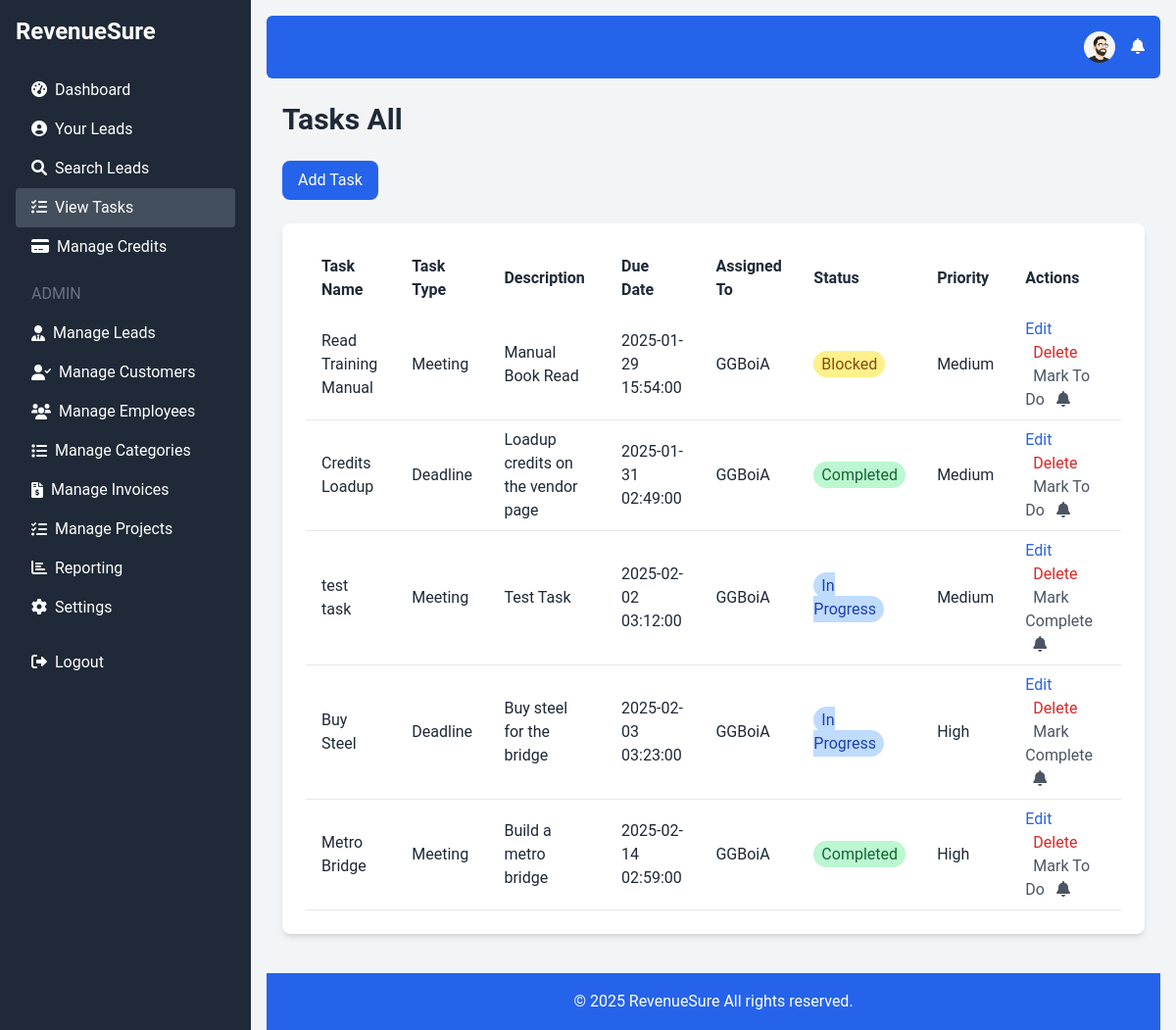
Page /view_tasks.php (signed in) on the earlier database version.
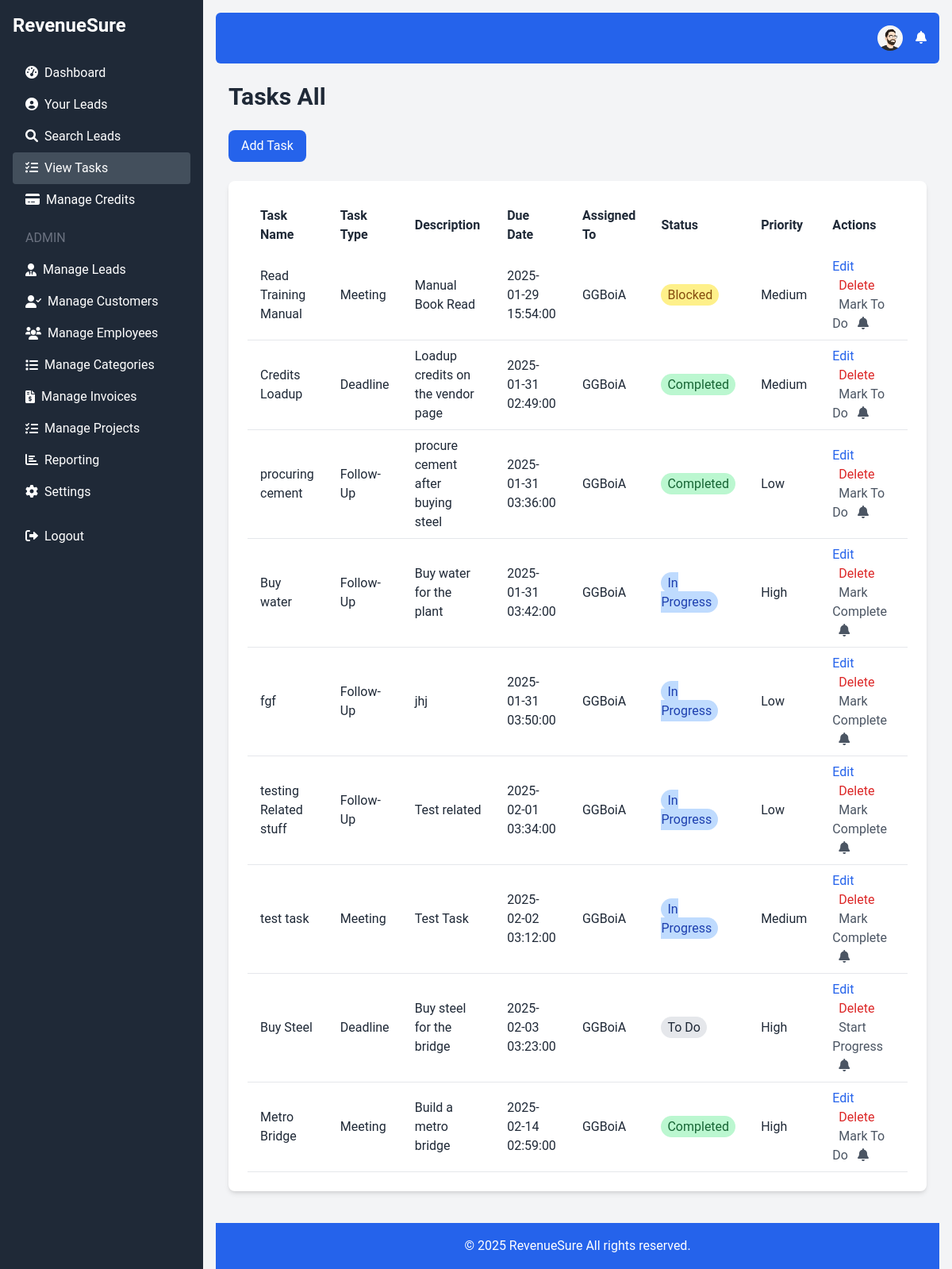
Same page on the later database version.
### tables this page shows
CREATE TABLE `users` (
  `id` int(11) NOT NULL,
  `username` varchar(50) NOT NULL,
  `email` varchar(100) NOT NULL,
  `password` varchar(255) NOT NULL,
  `credits` int(11) DEFAULT 0,
  `created_at` timestamp NOT NULL DEFAULT current_timestamp(),
  `role` enum('admin','user') DEFAULT 'user',
  `profile_picture` varchar(255) DEFAULT NULL
);

CREATE TABLE `tasks` (
  `id` int(11) NOT NULL,
  `lead_id` int(11) DEFAULT NULL,
  `user_id` int(11) NOT NULL,
  `task_id` varchar(50) DEFAULT NULL,
  `task_name` varchar(255) DEFAULT NULL,
  `project_id` int(11) DEFAULT NULL,
  `task_type` enum('Follow-Up','Meeting','Deadline') NOT NULL,
  `description` text DEFAULT NULL,
  `due_date` datetime NOT NULL,
  `status` enum('To Do','In Progress','Completed','Blocked','Canceled','Pending') DEFAULT 'To Do',
  `estimated_hours` decimal(6,2) DEFAULT NULL,
  `billable` tinyint(1) DEFAULT 0,
  `priority` enum('Low','Medium','High') DEFAULT 'Medium',
  `created_at` timestamp NOT NULL DEFAULT current_timestamp()
);

### view_tasks.php (the view, shortened to what this page needs)
<?php
require 'db.php';
$lead_id = isset($_GET['lead_id']) ? (int)$_GET['lead_id'] : null;
$project_id = isset($_GET['project_id']) ? (int)$_GET['project_id'] : null;
$user_id = $_SESSION['user_id'];
if($lead_id){
    $stmt = $conn->prepare("SELECT tasks.*, users.username FROM tasks JOIN users ON tasks.user_id = users.id WHERE lead_id = :lead_id ORDER BY due_date ASC");
    $stmt->bindParam(':lead_id', $lead_id);
     $stmt->execute();
    $tasks = $stmt->fetchAll(PDO::FETCH_ASSOC);
}else {
      $stmt = $conn->prepare("SELECT tasks.*, users.username FROM tasks JOIN users ON tasks.user_id = users.id WHERE user_id = :user_id ORDER BY due_date ASC");
    $stmt->bindParam(':user_id', $user_id);
    $stmt->execute();
    $tasks = $stmt->fetchAll(PDO::FETCH_ASSOC);
}
require 'header.php';
?>
<h1 class="text-3xl font-bold text-gray-800 mb-6">Tasks <?php if($lead_id) echo 'for Lead #' . $lead_id; else if ($project_id) echo 'for Project #' . $project_id; else echo "All" ?></h1>
<div class="flex gap-2 mb-6">
<a href="add_task.php<?php if($lead_id) echo "?lead_id=$lead_id"; ?><?php if($project_id) echo "?project_id=$project_id"; ?>" class="bg-blue-600 text-white px-4 py-2 rounded-lg hover:bg-blue-700 transition duration-300 inline-block">Add Task</a>
</div>
<div class="bg-white p-6 rounded-lg shadow-md">
    <table class="w-full text-left">
        <thead>
            <tr>
                 <th class="px-4 py-2">Task Name</th>
                <th class="px-4 py-2">Task Type</th>
                <th class="px-4 py-2">Description</th>
                <th class="px-4 py-2">Due Date</th>
                 <th class="px-4 py-2">Assigned To</th>
                <th class="px-4 py-2">Status</th>
                   <th class="px-4 py-2">Priority</th>
                <th class="px-4 py-2">Actions</th>
            </tr>
        </thead>
        <tbody>
            <?php if ($tasks): ?>
                <?php foreach ($tasks as $task): ?>
                    <tr class="border-b">
                        <td class="px-4 py-2"><?php echo htmlspecialchars($task['task_name']); ?></td>
                         <td class="px-4 py-2"><?php echo htmlspecialchars($task['task_type']); ?></td>
                        <td class="px-4 py-2"><?php echo htmlspecialchars($task['description']); ?></td>
                        <td class="px-4 py-2"><?php echo htmlspecialchars($task['due_date']); ?></td>
                       <td class="px-4 py-2"><?php echo htmlspecialchars($task['username']); ?></td>
                        <td class="px-4 py-2">
                             <span class="px-2 py-1 rounded-full <?php
                                switch ($task['status']) {
                                    case 'To Do':
                                        echo 'bg-gray-200 text-gray-800';
                                            break;
                                       case 'In Progress':
                                            echo 'bg-blue-200 text-blue-800';
                                            break;
                                        case 'Completed':
                                            echo 'bg-green-200 text-green-800';
                                              break;
                                       case 'Blocked':
                                             echo 'bg-yellow-200 text-yellow-800';
                                                break;
                                    }
                            ?>">
                                   <?php echo htmlspecialchars($task['status']); ?>
                              </span>
                         </td>
                           <td class="px-4 py-2"><?php echo htmlspecialchars($task['priority']); ?></td>
                         <td class="px-4 py-2">
                            <a href="edit_task.php?id=<?php echo $task['id']; ?>" class="text-blue-600 hover:underline">Edit</a>
                            <a href="delete_task.php?id=<?php echo $task['id']; ?>" class="text-red-600 hover:underline ml-2">Delete</a>
                             <a href="toggle_task_status.php?id=<?php echo $task['id']; ?>&status=<?php echo $task['status'] === 'To Do' ? 'In Progress' : ($task['status'] === 'In Progress' ? 'Completed' : 'To Do'); ?>" class="text-gray-600 hover:underline ml-2">
                                 <?php
                                     if ($task['status'] === 'To Do') {
                                        echo 'Start Progress';
                                     }else if ($task['status'] === 'In Progress') {
                                        echo 'Mark Complete';
                                     }
                                     else {
                                        echo 'Mark To Do';
                                     }
                                ?>
                             </a>
                              <a href="add_reminder.php?id=<?php echo $task['id']; ?>&due_date=<?php echo urlencode($task['due_date']); ?>" class="text-gray-600 hover:underline ml-2">
                                   <i class="fas fa-bell"></i>
                             </a>
                        </td>
                    </tr>
                <?php endforeach; ?>
            <?php else: ?>
                <tr>
                    <td colspan="8" class="px-4 py-2 text-center text-gray-600">No tasks found.</td>
                </tr>
            <?php endif; ?>
        </tbody>
    </table>
</div>
<?php
require 'footer.php';
?>

### header.php (shortened to what this page needs)
<!DOCTYPE html>
<html lang="en">
<head>
    <script src="https://cdn.tailwindcss.com"></script>
    <link href="https://cdnjs.cloudflare.com/ajax/libs/font-awesome/6.0.0-beta3/css/all.min.css" rel="stylesheet">
     <link rel="stylesheet" href="https://cdnjs.cloudflare.com/ajax/libs/animate.css/4.1.1/animate.min.css"/>
</head>
<body class="bg-gray-100">
    <div class="flex h-screen fade-in-up">
        <aside class="bg-gray-800 text-white w-64 p-4">
            <a href="index.php" class="text-2xl font-bold block mb-6">RevenueSure</a>
            <nav>
                <?php if (isset($_SESSION['user_id'])): ?>
                    <?php
                     function isActive($path) {
                         $current_page = basename($_SERVER['PHP_SELF']);
                         return strpos($current_page, $path) === 0;
                    }
                     function isParentActive($path) {
                         $current_page = basename($_SERVER['PHP_SELF']);
                       return strpos($current_page, $path) !== false;
                      }
                    ?>
                    <a href="dashboard.php" class="block py-2 px-4 hover:bg-gray-700 rounded <?php echo isActive('dashboard.php') ? 'active' : ''; ?>"><i class="fas fa-tachometer-alt mr-2"></i>Dashboard</a>
                    <a href="your_leads.php" class="block py-2 px-4 hover:bg-gray-700 rounded <?php echo isActive('your_leads.php') ? 'active' : ''; ?>"><i class="fas fa-user-circle mr-2"></i>Your Leads</a>
                    <a href="search_leads.php" class="block py-2 px-4 hover:bg-gray-700 rounded <?php echo isActive('search_leads.php') ? 'active' : ''; ?>"><i class="fas fa-search mr-2"></i>Search Leads</a>
                   <a href="view_tasks.php" class="block py-2 px-4 hover:bg-gray-700 rounded <?php echo isActive('view_tasks.php') ? 'active' : ''; ?>"><i class="fas fa-tasks mr-2"></i>View Tasks</a>
                    <a href="manage_credits.php" class="block py-2 px-4 hover:bg-gray-700 rounded <?php echo isActive('manage_credits.php') ? 'active' : ''; ?>"><i class="fas fa-credit-card mr-2"></i>Manage Credits</a>
                    <?php if ($_SESSION['role'] === 'admin'): ?>
                        <h6 class="text-gray-500 uppercase mt-4 mb-2 px-4">Admin</h6>
                         <div class="menu-item <?php if (isParentActive('add_lead.php') || isParentActive('leads_list.php') || isParentActive('import_leads.php')) echo 'active'; ?>">
                            <a class="block py-2 px-4 hover:bg-gray-700 rounded flex items-center"><i class="fas fa-user-tie mr-2"></i>Manage Leads</a>
                        </div>
                          <div class="menu-item <?php if (isParentActive('add_customer.php') || isParentActive('manage_customers.php') || isParentActive('view_customer.php')) echo 'active'; ?>">
                            <a class="block py-2 px-4 hover:bg-gray-700 rounded flex items-center"><i class="fas fa-user-check mr-2"></i>Manage Customers</a>
                        </div>
                         <div class="menu-item <?php if (isParentActive('add_employee.php') || isParentActive('manage_employees.php')) echo 'active'; ?>">
                            <a class="block py-2 px-4 hover:bg-gray-700 rounded flex items-center"><i class="fas fa-users mr-2"></i>Manage Employees</a>
                        </div>
                          <div class="menu-item <?php if (isParentActive('manage_categories.php') || isParentActive('add_category.php')) echo 'active'; ?>">
                            <a class="block py-2 px-4 hover:bg-gray-700 rounded flex items-center"><i class="fas fa-list mr-2"></i>Manage Categories</a>
                        </div>
                           <div class="menu-item <?php if (isParentActive('manage_invoices.php') || isParentActive('add_invoice.php')) echo 'active'; ?>">
                            <a class="block py-2 px-4 hover:bg-gray-700 rounded flex items-center"><i class="fas fa-file-invoice-dollar mr-2"></i>Manage Invoices</a>
                        </div>
                        <div class="menu-item <?php if (isParentActive('manage_projects.php') || isParentActive('add_project.php') || isParentActive('view_project.php') || isParentActive('manage_project_categories.php')) echo 'active'; ?>">
                            <a class="block py-2 px-4 hover:bg-gray-700 rounded flex items-center"><i class="fas fa-tasks mr-2"></i>Manage Projects</a>
                        </div>
                         <a href="reporting_dashboard.php" class="block py-2 px-4 hover:bg-gray-700 rounded <?php echo isActive('reporting_dashboard.php') ? 'active' : ''; ?>"><i class="fas fa-chart-bar mr-2"></i>Reporting</a>
                         <a href="settings.php" class="block py-2 px-4 hover:bg-gray-700 rounded <?php echo isActive('settings.php') ? 'active' : ''; ?>"><i class="fas fa-cog mr-2"></i>Settings</a>
                    <?php endif; ?>
                     <a href="logout.php" class="block py-2 px-4 hover:bg-gray-700 rounded mt-4"><i class="fas fa-sign-out-alt mr-2"></i>Logout</a>
                <?php else: ?>
                    <a href="login.php" class="block py-2 px-4 hover:bg-gray-700 rounded"><i class="fas fa-sign-in-alt mr-2"></i>Login</a>
                    <a href="register.php" class="block py-2 px-4 hover:bg-gray-700 rounded"><i class="fas fa-user-plus mr-2"></i>Register</a>
                 <?php endif; ?>
             </nav>
        </aside>
        <div class="flex-1 p-4 fade-in">
            <nav class="bg-blue-600 p-4 text-white mb-6 rounded-md">
                <div class="container mx-auto flex justify-end items-center">
                    <?php if (isset($_SESSION['user_id'])): ?>
                        <div class="relative mr-4">
                            <button id="profileButton" class="hover:underline relative flex items-center">
                                <?php
                                $stmt = $conn->prepare("SELECT profile_picture FROM users WHERE id = :user_id");
                                $stmt->bindParam(':user_id', $_SESSION['user_id']);
                                $stmt->execute();
                                $user = $stmt->fetch(PDO::FETCH_ASSOC);
                                $profile_picture = $user['profile_picture'];
                                if ($profile_picture) : ?>
                                    <img src="<?php echo $profile_picture; ?>" alt="Profile Picture" class="rounded-full w-8 h-8 object-cover">
                                <?php else : ?>
                                    <i class="fas fa-user-circle fa-lg"></i>
                                <?php endif; ?>
                            </button>
                         </div>
                        <div class="relative">
                            <button id="notificationButton" class="hover:underline relative">
                                <i class="fas fa-bell"></i>
                            </button>
                        </div>
                   <?php endif; ?>
                </div>
            </nav>
             <div class="container mx-auto px-4">

### footer.php
</div>
<footer class="bg-blue-600 p-4 text-white mt-10">
    <div class="container mx-auto text-center">
        <p>&copy; 2025 RevenueSure All rights reserved.</p>
    </div>
</footer>
</body>
</html>

### header.php (style rules this page uses)
:root { --primary-color: #6366f1; --secondary-color: #34d399; --background-light: #f9fafb; --background-dark: #1f2937; --error-color: #ef4444; }
body { font-family: 'Roboto', sans-serif; background-color: var(--background-light); color: #1f2937; }
.menu-item a { transition: color 0.3s ease, background-color 0.3s ease; }
.active { background-color: #434f5c; }
aside { min-width: 256px; transition: all 0.3s ease-in-out; }
button { transition: background-color 0.3s ease, color 0.3s ease, transform 0.1s ease; }
.bg-white { transition: all 0.3s ease-in-out; box-shadow: 0 2px 5px rgba(0,0,0,0.1); }
.fade-in-up { animation: fadeInUp 0.3s ease-in-out; }
.fade-in { animation: fadeIn 0.3s ease-in-out; }
h1 { font-size: 2rem; font-weight: bold; color: var(--primary-color); }
p { font-size: 1rem; line-height: 1.6; }
.shadow-md { box-shadow: 0 4px 6px rgba(0, 0, 0, 0.1); }

Differences in the rows shown:
added tasks: task_name "procuring cement", task_type "Follow-Up", description "procure cement after buying steel", due_date "2025-01-31 03:36:00", user.username "GGBoiA", status "Completed", priority "Low", shows "Mark To Do"
added tasks: task_name "Buy water", task_type "Follow-Up", description "Buy water for the plant", due_date "2025-01-31 03:42:00", user.username "GGBoiA", status "In Progress", priority "High", shows "Mark Complete"
added tasks: task_name "fgf", task_type "Follow-Up", description "jhj", due_date "2025-01-31 03:50:00", user.username "GGBoiA", status "In Progress", priority "Low", shows "Mark Complete"
added tasks: task_name "testing Related stuff", task_type "Follow-Up", description "Test related", due_date "2025-02-01 03:34:00", user.username "GGBoiA", status "In Progress", priority "Low", shows "Mark Complete"
changed tasks "Buy Steel": status "In Progress" → "To Do"; status "Mark Complete" → "Start Progress"
